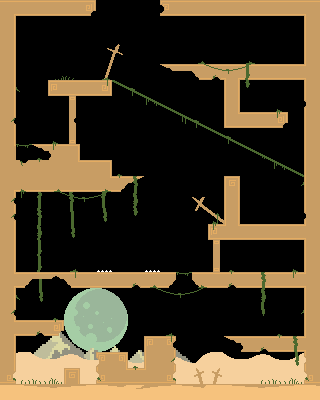

The image is a tile-based game level rendered from a .tmx file. Its description and source (layers, tilesets, objects; grid data summarised) follow:
An orthogonal 20x25 tile map with 16x16 px tiles, 12 tile layers (FarBGLayer, MidBGLayer, NearBGLayer, LowDoodadLayer, ...).

<map version="1.10" tiledversion="1.10.2" orientation="orthogonal" renderorder="right-down" width="20" height="25" tilewidth="16" tileheight="16" infinite="0" nextlayerid="21" nextobjectid="1">
 <tileset firstgid="1" source="Desert_Ruins_Tileset_Day.tsx" />
 <layer id="16" name="FarBGLayer" width="20" height="25">
  <data>[500 cells, 480 non-empty, 17 distinct tile ids]</data>
 </layer>
 <layer id="15" name="MidBGLayer" width="20" height="25">
  <data>[500 cells, 480 non-empty, 52 distinct tile ids]</data>
 </layer>
 <layer id="14" name="NearBGLayer" width="20" height="25">
  <data>[500 cells, 480 non-empty, 14 distinct tile ids]</data>
 </layer>
 <layer id="17" name="LowDoodadLayer" width="20" height="25">
  <data>[500 cells, 480 non-empty, 22 distinct tile ids]</data>
 </layer>
 <layer id="18" name="MidDoodadLayer" width="20" height="25">
  <data>[500 cells, 500 non-empty, 1 distinct tile ids]</data>
 </layer>
 <layer id="1" name="ObstacleLayer" width="20" height="25">
  <data>[500 cells, 500 non-empty, 54 distinct tile ids]</data>
 </layer>
 <layer id="20" name="SpikeLayer" width="20" height="25">
  <data>[500 cells, 500 non-empty, 2 distinct tile ids]</data>
 </layer>
 <layer id="11" name="RopeLayer" width="20" height="25">
  <data>[500 cells, 480 non-empty, 9 distinct tile ids]</data>
 </layer>
 <layer id="12" name="ZiplineLayer" width="20" height="25">
  <data>[500 cells, 480 non-empty, 5 distinct tile ids]</data>
 </layer>
 <layer id="13" name="TrampolineLayer" width="20" height="25">
  <data>[500 cells, 480 non-empty, 2 distinct tile ids]</data>
 </layer>
 <layer id="19" name="LedgeLayer" width="20" height="25">
  <data>[500 cells, 500 non-empty, 3 distinct tile ids]</data>
 </layer>
 <layer id="6" name="HighDoodadLayer" width="20" height="25">
  <data>[500 cells, 480 non-empty, 22 distinct tile ids]</data>
 </layer>
</map>
